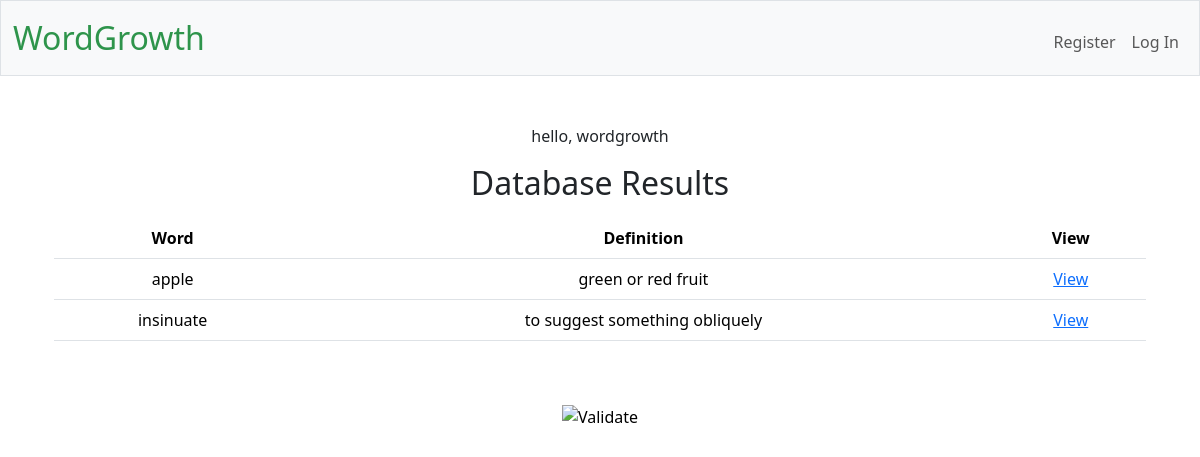
Before: / with the older database file.
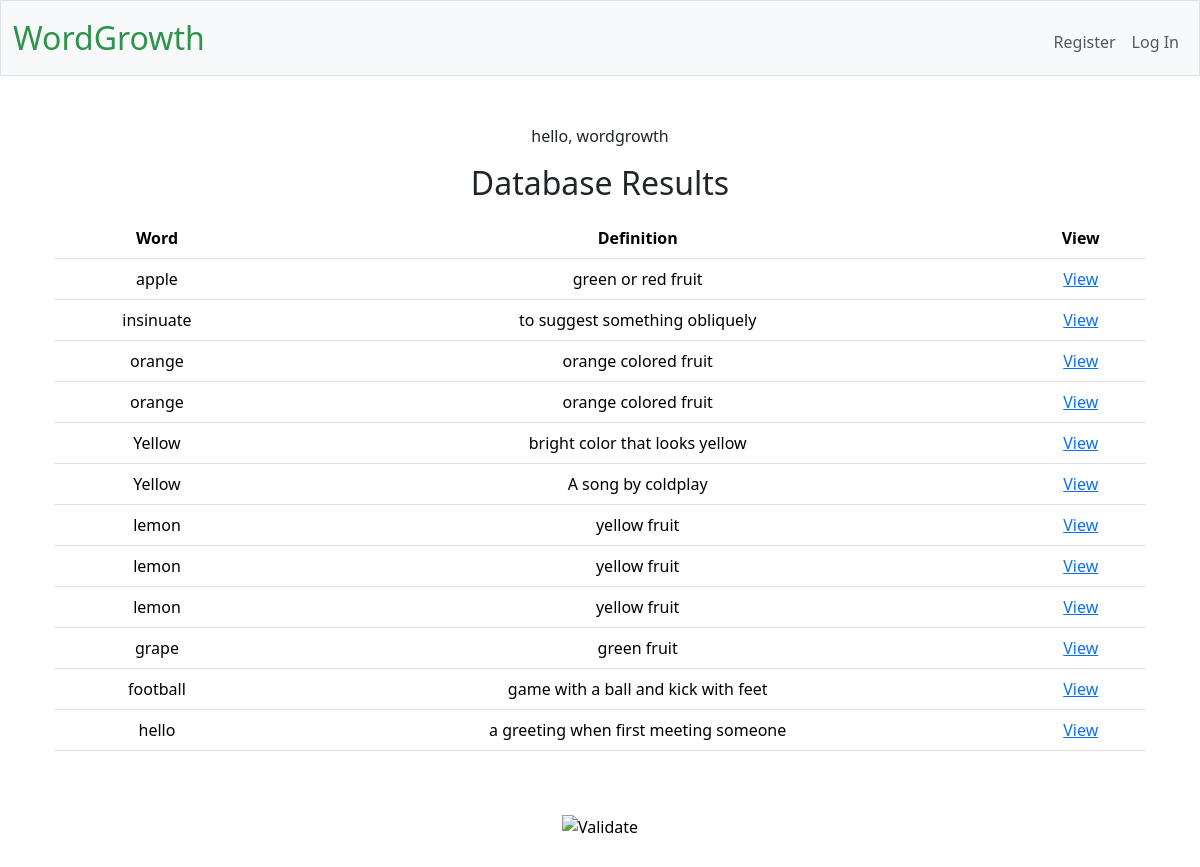
After: the same page with the newer database file.
### tables this page shows
CREATE TABLE "vocabulary" (id INTEGER PRIMARY KEY AUTOINCREMENT, user_id INTEGER, word TEXT NOT NULL, definition TEXT, notes TEXT, example_sentence TEXT, example_media TEXT, FOREIGN KEY (user_id) REFERENCES users(id));

### app.py (the view)
@app.route("/")
def show_words():
    conn = get_db_connection()
    cursor = conn.cursor()
    cursor.execute("SELECT * FROM vocabulary")
    rows = cursor.fetchall()
    return render_template("index.html", rows=rows)

### app.py (called while the page is built)
@app.teardown_appcontext
def close_db_connection(exception):
    db = g.pop('db', None)
    if db is not None:
        db.close()

### helpers.py (called while the page is built)
def get_db_connection():
    if 'db' not in g:
        g.db = sqlite3.connect(DATABASE)
        g.db.execute("PRAGMA foreign_keys = ON")  # Enables foreign key checks
        g.db.row_factory = sqlite3.Row # enables dictionaries to be returned not just tuples
    return g.db

### templates/index.html
{% extends "layout.html" %}
{% block main %}
    <p>hello, wordgrowth</p>
    <h2>Database Results</h2>
    <div class="container mt-3">
        <table class="table">
            <thead>
            <tr>
                <th>Word</th>
                <th>Definition</th>
                <th>View</th>
            </tr>
            </thead>
            <tbody>
                {% for row in rows %}
            <tr>
                <td>{{ row["word"] }}</td>
                <td>{{ row["definition"] }}</td>
                <td><a href="{{ url_for('word_view', word_id=row['id']) }}">View</a></td>
            </tr>
                {% endfor %}
            </tbody>
        </table>
    </div>
{% endblock %}

### templates/layout.html (shortened to what this page needs)
<!DOCTYPE html>
<html lang="en">
    <head>
        <link rel="stylesheet" href="/static/styles.css">
        <link href="https://cdn.jsdelivr.net/npm/bootstrap@5.3.3/dist/css/bootstrap.min.css" rel="stylesheet"
>
    </head>
    <body>
        <nav class="bg-light border navbar navbar-expand-md navbar-light">
            <div class="container-fluid">
                <a class="navbar-brand" href="/"><span class="green">WordGrowth</span></a>
                <div class="collapse navbar-collapse" id="navbar">
                    {% if session["user_id"] %}
                        <ul class="navbar-nav me-auto mt-2">
                            <li class="nav-item"><a class="nav-link" href="/new_word">New Word</a></li>
                            <li class="nav-item"><a class="nav-link" href="/buy">Buy</a></li>
                            <li class="nav-item"><a class="nav-link" href="/sell">Sell</a></li>
                            <li class="nav-item"><a class="nav-link" href="/history">History</a></li>
                        </ul>
                        <ul class="navbar-nav ms-auto mt-2">
                            <li class="nav-item"><a class="nav-link" href="/account">Account</a></li>
                            <li class="nav-item"><a class="nav-link" href="/logout">Log Out</a></li>
                        </ul>
                    {% else %}
                        <ul class="navbar-nav ms-auto mt-2">
                            <li class="nav-item"><a class="nav-link" href="/register">Register</a></li>
                            <li class="nav-item"><a class="nav-link" href="/login">Log In</a></li>
                        </ul>
                    {% endif %}
                </div>
            </div>
        </nav>
        <main class="container py-5 text-center">
            {% block main %}{% endblock %}
        </main>
    </body>
    <footer class="mb-5">
        <form action="https://validator.w3.org/check" class="text-center" enctype="multipart/form-data" method="post" target="_blank">
            <input alt="Validate" src="/static/I_heart_validator.png" type="image">
        </form>
    </footer>
</html>

### static/styles.css (style rules this page uses)
nav .navbar-brand { font-size: xx-large; }
nav .navbar-brand .green { color: #2e944b; }

Changed rows visible on the page:
added vocabulary: word "orange", definition "orange colored fruit"
added vocabulary: word "orange", definition "orange colored fruit"
added vocabulary: word "Yellow", definition "bright color that looks yellow"
added vocabulary: word "Yellow", definition "A song by coldplay"
added vocabulary: word "lemon", definition "yellow fruit"
added vocabulary: word "lemon", definition "yellow fruit"
added vocabulary: word "lemon", definition "yellow fruit"
added vocabulary: word "grape", definition "green fruit"
added vocabulary: word "football", definition "game with a ball and kick with feet"
added vocabulary: word "hello", definition "a greeting when first meeting someone"
